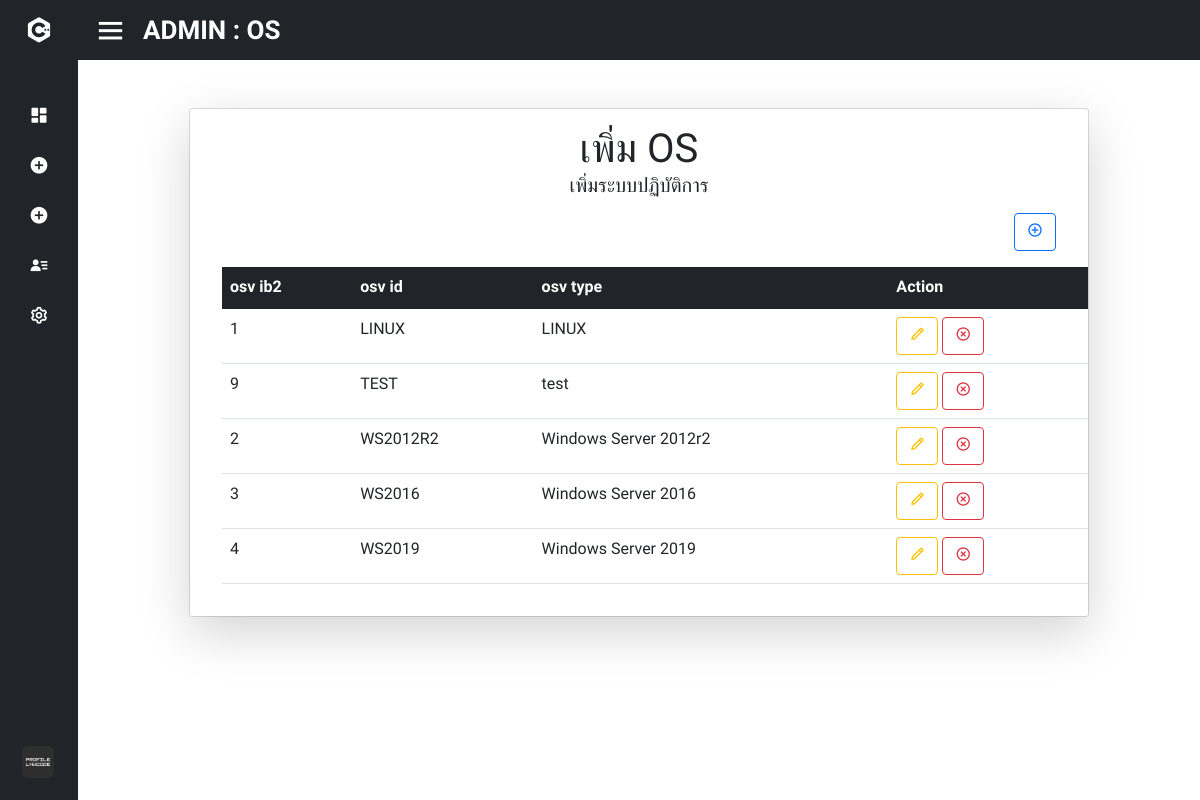
Page /gg/admin_os.php (signed in) on the committed database.
### tables this page shows
CREATE TABLE IF NOT EXISTS `operating_system` (
  `osv_id` varchar(50) NOT NULL,
  `osv_type` varchar(50) NOT NULL,
  `osv_ib2` int(11) NOT NULL AUTO_INCREMENT,
  PRIMARY KEY (`osv_id`),
  KEY `osv_type` (`osv_type`),
  KEY `osv_ib2` (`osv_ib2`)
);

### gg/admin_os.php (the view, shortened to what this page needs)
<!DOCTYPE html>
<html lang="en" dir="ltr">
  <head>
    <link rel="stylesheet" href="stylet.css">
    <link href='https://unpkg.com/boxicons@2.0.7/css/boxicons.min.css' rel='stylesheet'>
    <link rel="stylesheet" href="https://cdn.jsdelivr.net/npm/bootstrap-icons@1.8.1/font/bootstrap-icons.css">
    <link rel="stylesheet" href="myProjects/webProject/icofont/css/icofont.min.css">
    <link rel="stylesheet" href="https://cdnjs.cloudflare.com/ajax/libs/font-awesome/4.7.0/css/font-awesome.min.css">
    <link href="https://cdn.jsdelivr.net/npm/bootstrap@5.1.3/dist/css/bootstrap.min.css" rel="stylesheet">
   </head>
<body>
<?php
  require_once "config/db.php";
?>
<div class="sidebar close">
    <div class="logo-details">
      <i class='bx bxl-c-plus-plus'></i>
    </div>
    <ul class="nav-links">
      <li>
        <a href="admin.php">
          <i class='bx bxs-dashboard'></i>
        </a>
      </li>
      <li>
        <div class="iocn-link">
          <a href="#">
            <i class='bx bxs-plus-circle'></i>
          </a>
        </div>
      </li>
      <li>
        <div class="iocn-link">
          <a href="#">
            <i class='bx bxs-plus-circle'></i>
          </a>
        </div>
      </li>
      <li>
        <div class="iocn-link">
          <a href="#">
            <i class='bx bxs-user-detail'></i>
          </a>
        </div>
      </li>
      <li>
        <div class="iocn-link">
          <a href="#">
            <i class='bx bx-cog' ></i>
          </a>
        </div>
      </li>
      <li>
    <div class="profile-details">
      <div class="profile-content">
        <img src="image/profile.jpg" alt="profileImg">
      </div>
    </div>
  </li>
</ul>
  </div>
  <section class="home-section">
    <div class="home-content">
      <i class='bx bx-menu' style='color:#ffffff'  ></i>
      <span class="text" style='color:#ffffff' >ADMIN : OS</span>
    </div>
  <div class="p-4">
  </div>
  <center><div class="container">
    <div class="card" style="width: 900px;">
      <div class="card-body shadow-lg">
        <h1 class="text-uppercase text-center mb-3">เพิ่ม OS<p class="fs-5">เพิ่มระบบปฏิบัติการ </p></h1>
        <form class="d-flex justify-content-end m-3" action="" method="post" enctype="multipart/form-data">
          <button type="button" name="submit_additem" class="btn btn-outline-primary" data-bs-toggle="modal" data-bs-target="#exampleModal">
          <i class='bx bx-plus-circle'></i>
          </button>
          </form>
          <table class="table m-3">
            <thead class="table-dark">
              <tr>
                <th scope="col">osv ib2</th>
                <th scope="col">osv id</th>
                <th scope="col">osv type</th>
                <th scope="col">Action</th>
              </tr>
            </thead>
            <tbody>
            <?php
                $result = $conn->query("SELECT * FROM operating_system");
                if ($result !== false) {
                while($item = $result->fetch()) {
            ?>
              <tr>
                <td><?php echo $item['osv_ib2'] ?></td>
                <td><?php echo $item['osv_id'] ?></td>
                <td><?php echo $item['osv_type'] ?></td>
                <td>
                  <a href="admin_edit_os.php?update_id=<?= $item['osv_ib2']; ?>" class="btn btn-outline-warning"><i class='bx bx-pencil'></i></a>
                  <a href="?delete_id=<?= $item['osv_type']; ?>" class="btn btn-outline-danger"><i class='bx bx-x-circle'></i></a>
                </td>
                <?php }
                    } ?>
              </tr>
            </tbody>
          </table>
        </div>
      </div>
    </div>
  </div></center>
  <div class="p-3">
  </div>
</section>
</body>
</html>

### gg/stylet.css (style rules this page uses)
* { margin: 0; padding: 0; box-sizing: border-box; font-family: 'Mitr', sans-serif; }
.sidebar { position: fixed; top: 0; left: 0; height: 100%; width: 260px; background: #212529; z-index: 100; transition: all 0.5s ease; }
.sidebar.close { width: 78px; }
.sidebar .logo-details { height: 60px; width: 100%; display: flex; align-items: center; }
.sidebar .logo-details i { font-size: 30px; color: #fff; height: 50px; min-width: 78px; text-align: center; line-height: 50px; }
.sidebar .nav-links { height: 100%; padding: 30px 0 150px 0; overflow: auto; }
.sidebar.close .nav-links { overflow: visible; }
.sidebar .nav-links li { position: relative; list-style: none; transition: all 0.4s ease; }
.sidebar .nav-links li .iocn-link { display: flex; align-items: center; justify-content: space-between; }
.sidebar.close .nav-links li .iocn-link { display: block }
.sidebar .nav-links li i { height: 50px; min-width: 78px; text-align: center; line-height: 50px; color: #fff; font-size: 20px; cursor: pointer; transition: all 0.3s ease; }
.sidebar .nav-links li a { display: flex; align-items: center; text-decoration: none; }
.sidebar .profile-details { position: fixed; bottom: 0; width: 260px; display: flex; align-items: center; justify-content: space-between; background: #212529; padding: 12px 0; transition: all 0.5s ease; }
.sidebar.close .profile-details { background: none; }
.sidebar.close .profile-details { width: 78px; }
.sidebar .profile-details .profile-content { display: flex; align-items: center; }
.sidebar .profile-details img { height: 52px; width: 52px; object-fit: cover; border-radius: 16px; margin: 0 14px 0 12px; background: #212529; transition: all 0.5s ease; }
.sidebar.close .profile-details img { padding: 10px; }
.home-section { position: relative; background: #fff; height: 100vh; left: 260px; width: calc(100% - 260px); transition: all 0.5s ease; }
.sidebar.close ~ .home-section { left: 78px; width: calc(100% - 78px); }
.home-section .home-content { height: 60px; display: flex; align-items: center; }
.home-section .home-content .bx-menu, .home-section .home-content .text { color: #11101d; font-size: 35px; }
.home-section .home-content .bx-menu { margin: 0 15px; cursor: pointer; }
.home-section .home-content .text { font-size: 26px; font-weight: 600; }
.home-content { background: #212529; }

### rows in the picture
operating_system: osv_ib2 "1", osv_id "LINUX", osv_type "LINUX"
operating_system: osv_ib2 "9", osv_id "TEST", osv_type "test"
operating_system: osv_ib2 "2", osv_id "WS2012R2", osv_type "Windows Server 2012r2"
operating_system: osv_ib2 "3", osv_id "WS2016", osv_type "Windows Server 2016"
operating_system: osv_ib2 "4", osv_id "WS2019", osv_type "Windows Server 2019"
